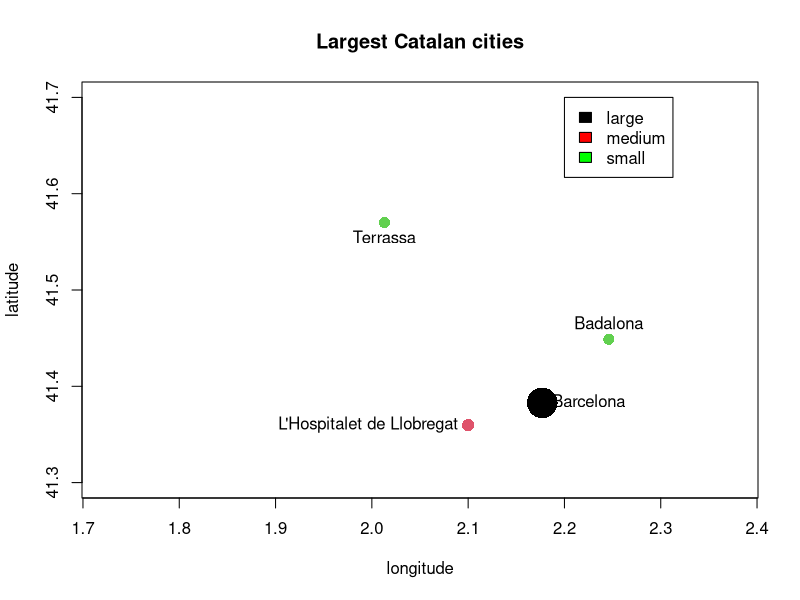

Write the R code that produced this figure.
# Exercise in P1: Introduction to R

################################################################################

# Topics: dataframes, data types, functions, conditional statements, plots

################################################################################

# This script was written in R v 4.3.0
# to verify your R version, uncomment and run the following line:
# R.version

################################################################################

# Solution

# define columns of the dataframe 
city <- c("Barcelona","L'Hospitalet de Llobregat","Terrassa","Badalona")
pop <- c(1664182,269382,223627,223166)
lon <- c(2.176944, 2.1, 2.013, 2.246111)
lat <- c(41.382778, 41.359722, 41.57, 41.448889)

# define dataframe
city_pop_df <- data.frame(city,pop,lon,lat)

# initialise "category" column 
city_pop_df$category <- NA

# define function to associate a category to the population
which_category <- function(x){
  try(if(!is.numeric(x)) stop("The input must be a numerical value"))
  if (x >= 1000000){category <- "large"}
  else if (x < 1000000 & x>= 250000){category <- "medium"}
  else if (x < 250000){category <- "small"}
  return(category)
}

# assign a category to each city using the above function
for (i in 1:nrow(city_pop_df)) {
  city_pop_df$category[i] <- which_category(city_pop_df$pop[i])
}

# transform the column into factors
city_pop_df$category <- factor(city_pop_df$category)

# check the data types in the df
str(city_pop_df)

# produce a basic plot
plot(city_pop_df$lon, 
     city_pop_df$lat, 
     cex = sqrt(city_pop_df$pop/100000),
     pch = 16,
     col = city_pop_df$category,
     xlab = "longitude",
     ylab = "latitude",
     xlim = c(1.8,2.3),
     ylim = c(41.3,41.7),
     asp = 1,
     main = "Largest Catalan cities"
)

# add text labels to each point
text(cbind(city_pop_df$lon,
           city_pop_df$lat), 
     city_pop_df$city, 
     pos = c(4,2,1,3))

# add a legend to explain the category categories
legend(
  x = 2.2,
  y = 41.7,
  legend = levels(city_pop_df$category),
  fill = c("black","red","green")
)

